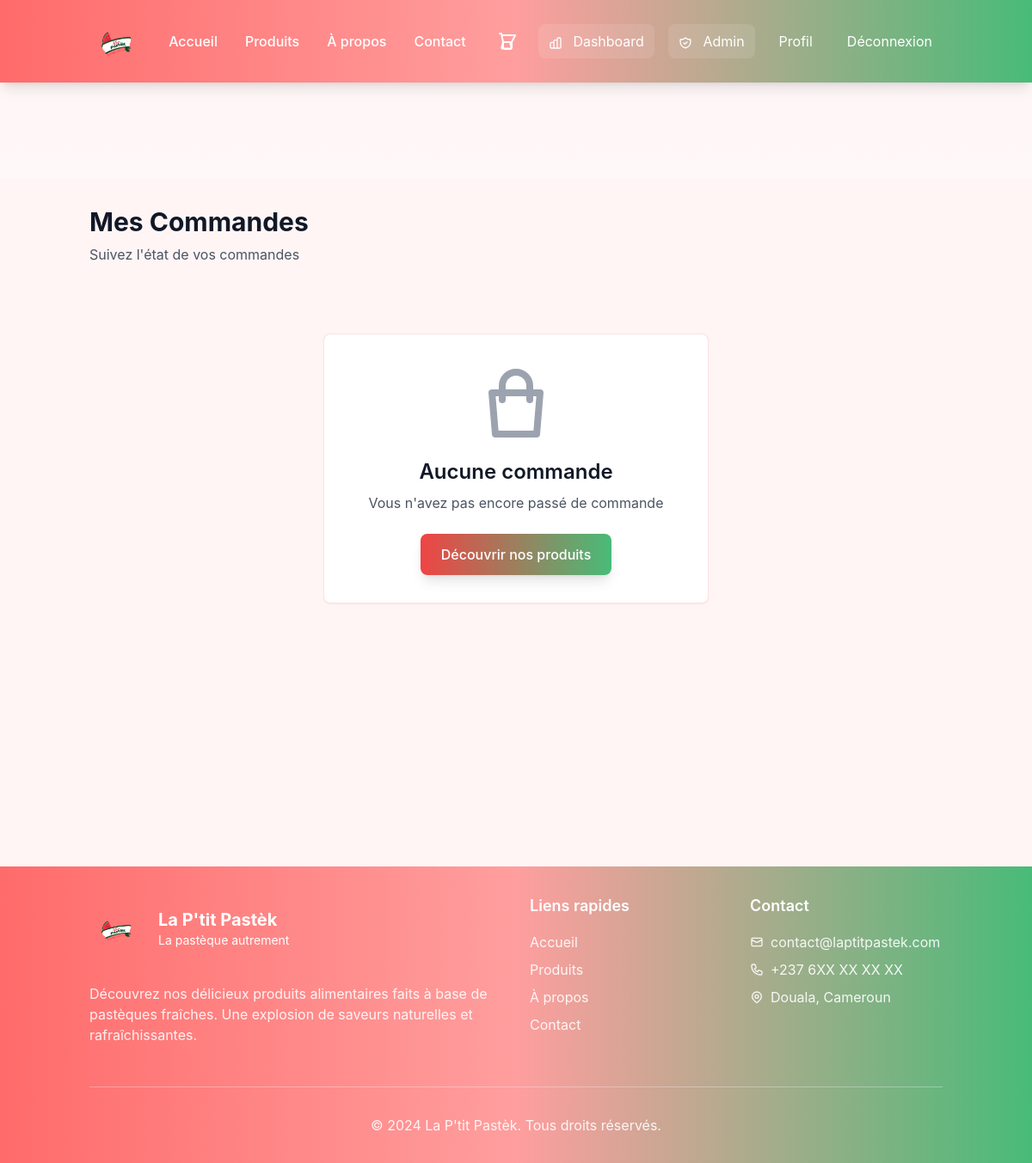
The page /orders/ (signed in) on the database as committed earlier.
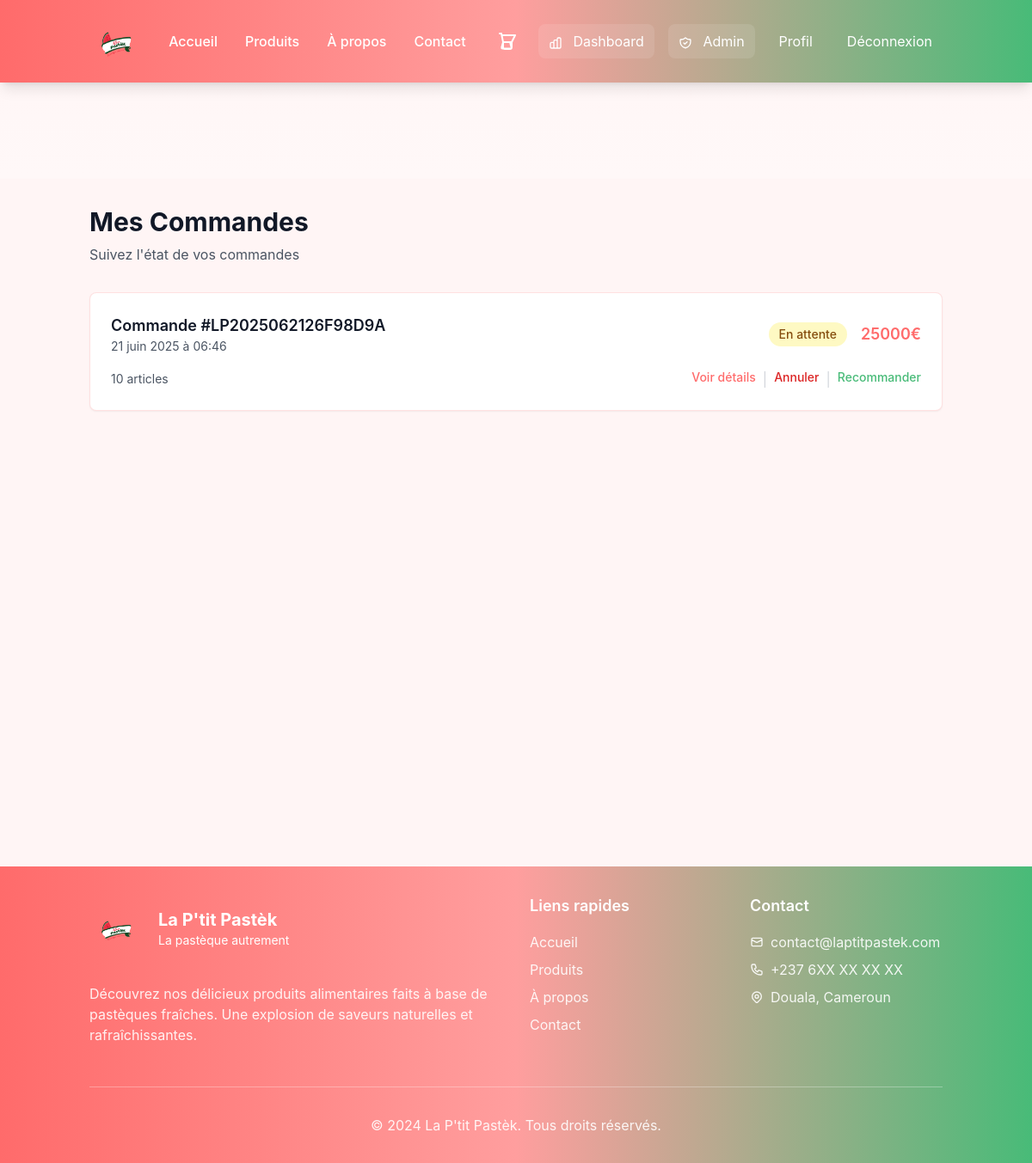
The same page on the database as committed later.
### orders/models.py (models this page shows, shortened)
class Order(models.Model):
    STATUS_CHOICES = [
        ('pending', 'En attente'),
        ('confirmed', 'Confirmée'),
        ('processing', 'En préparation'),
        ('shipped', 'Expédiée'),
        ('delivered', 'Livrée'),
        ('cancelled', 'Annulée'),
        ('refunded', 'Remboursée'),
    ]
    PAYMENT_STATUS_CHOICES = [
        ('pending', 'En attente'),
        ('paid', 'Payée'),
        ('failed', 'Échouée'),
        ('refunded', 'Remboursée'),
    ]
    PAYMENT_METHOD_CHOICES = [
        ('cash_on_delivery', 'Paiement à la livraison'),
        ('mobile_money', 'Mobile Money'),
        ('bank_transfer', 'Virement bancaire'),
    ]
    order_number = models.CharField(max_length=20, unique=True, editable=False)
    user = models.ForeignKey(settings.AUTH_USER_MODEL, on_delete=models.CASCADE, related_name='orders')
    status = models.CharField(max_length=20, choices=STATUS_CHOICES, default='pending')
    payment_status = models.CharField(max_length=20, choices=PAYMENT_STATUS_CHOICES, default='pending')
    payment_method = models.CharField(max_length=20, choices=PAYMENT_METHOD_CHOICES, default='cash_on_delivery')
    subtotal = models.DecimalField(max_digits=10, decimal_places=0, default=0)  # FCFA sans décimales
    shipping_cost = models.DecimalField(max_digits=10, decimal_places=0, default=0)
    tax_amount = models.DecimalField(max_digits=10, decimal_places=0, default=0)
    total_amount = models.DecimalField(max_digits=10, decimal_places=0, default=0)
    shipping_address = models.ForeignKey(Address, on_delete=models.SET_NULL, null=True, blank=True)
    shipping_name = models.CharField(max_length=255)
    shipping_phone = models.CharField(max_length=20, blank=True)
    shipping_address_line1 = models.CharField(max_length=255)
    shipping_address_line2 = models.CharField(max_length=255, blank=True)
    shipping_city = models.CharField(max_length=100)
    billing_name = models.CharField(max_length=255, blank=True)
    billing_address_line1 = models.CharField(max_length=255, blank=True)
    billing_address_line2 = models.CharField(max_length=255, blank=True)
    billing_city = models.CharField(max_length=100, blank=True)
    notes = models.TextField(blank=True)
    tracking_number = models.CharField(max_length=100, blank=True)
    created_at = models.DateTimeField(auto_now_add=True)
    updated_at = models.DateTimeField(auto_now=True)
    shipped_at = models.DateTimeField(null=True, blank=True)
    delivered_at = models.DateTimeField(null=True, blank=True)
    class Meta:
        verbose_name = "Commande"
        verbose_name_plural = "Commandes"
        ordering = ['-created_at']
    @property
    def can_be_cancelled(self):
        return self.status in ['pending', 'confirmed']
    def get_total_items(self):
        return sum(item.quantity for item in self.items.all())

class OrderItem(models.Model):
    order = models.ForeignKey(Order, on_delete=models.CASCADE, related_name='items')
    product = models.ForeignKey(Product, on_delete=models.CASCADE)
    product_name = models.CharField(max_length=255)  # Store product name at time of order
    product_price = models.DecimalField(max_digits=10, decimal_places=0, default=0)  # Store price at time of order
    quantity = models.PositiveIntegerField()
    total_price = models.DecimalField(max_digits=10, decimal_places=0, default=0)
    class Meta:
        verbose_name = "Article de commande"
        verbose_name_plural = "Articles de commande"

### orders/views.py (the view)
# urls.py: path('', views.OrderListView.as_view(), name='list'),
class OrderListView(LoginRequiredMixin, ListView):
    model = Order
    template_name = 'orders/list.html'
    context_object_name = 'orders'
    paginate_by = 10
    def get_queryset(self):
        return Order.objects.filter(user=self.request.user).prefetch_related('items')

### cart/context_processors.py (called while the page is built)
def cart(request):
    cart = get_or_create_cart(request)
    return {
        'cart': cart,
        'cart_items_count': cart.total_items if cart else 0,
        'cart_total': cart.total_price if cart else 0,
    }

### cart/models.py (called while the page is built)
    @property
    def total_items(self):
        return sum(item.quantity for item in self.items.all())

    @property
    def total_price(self):
        return sum(item.get_total_price() for item in self.items.all())

### cart/utils.py (called while the page is built, shortened)
def get_or_create_cart(request):
    cart = None
    if request.user.is_authenticated:
        cart, created = Cart.objects.get_or_create(user=request.user)
        if not created and request.session.session_key:
            session_cart = Cart.objects.filter(session_key=request.session.session_key).first()
    else:
        if not request.session.session_key:
            request.session.create()
        cart, created = Cart.objects.get_or_create(session_key=request.session.session_key)
    return cart

### templates/orders/list.html (shortened to what the changed rows need)
{% extends 'base.html' %}
{% block content %}
<div class="min-h-screen bg-watermelon-cream dark:bg-gray-900 py-6 sm:py-8">
    <div class="container mx-auto px-4">
        <div class="mb-8">
            <h1 class="text-2xl sm:text-3xl font-bold text-gray-900 dark:text-white mb-2">
                Mes Commandes
            </h1>
        </div>
        {% if orders %}
            <div class="space-y-6">
                {% for order in orders %}
                    <div class="bg-white dark:bg-gray-800 border border-watermelon-red/20 dark:border-gray-700 rounded-lg shadow-sm hover:shadow-md transition-shadow duration-300">
                        <div class="p-6">
                            <div class="flex flex-col sm:flex-row sm:items-center sm:justify-between mb-4">
                                <div>
                                    <h3 class="text-lg font-semibold text-gray-900 dark:text-white">
                                        Commande #{{ order.order_number }}
                                    </h3>
                                    <p class="text-sm text-gray-600 dark:text-gray-300">
                                        {{ order.created_at|date:"d F Y à H:i" }}
                                    </p>
                                </div>
                                <div class="flex items-center space-x-4 mt-2 sm:mt-0">
                                    <span class="px-3 py-1 rounded-full text-sm font-medium
                                        {% if order.status == 'pending' %}bg-yellow-100 text-yellow-800 dark:bg-yellow-900/20 dark:text-yellow-400{% endif %}
                                    ">
                                        {{ order.get_status_display }}
                                    </span>
                                    <span class="text-lg font-semibold text-watermelon-red dark:text-watermelon-pink">
                                        {{ order.total_amount }}€
                                    </span>
                                </div>
                            </div>
                            <div class="flex items-center justify-between">
                                <div class="text-sm text-gray-600 dark:text-gray-300">
                                    {{ order.get_total_items }} article{{ order.get_total_items|pluralize }}
                                </div>
                                <div class="flex space-x-2">
                                    <a href="{% url 'orders:detail' order.id %}" class="text-watermelon-red hover:text-watermelon-red-dark text-sm font-medium">
                                        Voir détails
                                    </a>
                                    {% if order.can_be_cancelled %}
                                        <span class="text-gray-300 dark:text-gray-600">|</span>
                                        <a href="{% url 'orders:cancel' order.id %}" class="text-red-600 hover:text-red-800 text-sm font-medium" onclick="return confirm('Êtes-vous sûr de vouloir annuler cette commande ?')">
                                            Annuler
                                        </a>
                                    {% endif %}
                                    <span class="text-gray-300 dark:text-gray-600">|</span>
                                    <a href="{% url 'orders:reorder' order.id %}" class="text-watermelon-green hover:text-watermelon-green-dark text-sm font-medium">
                                        Recommander
                                    </a>
                                </div>
                            </div>
                        </div>
                    </div>
                {% endfor %}
            </div>
        {% else %}
            <div class="text-center py-12">
                <div class="max-w-md mx-auto">
                    <div class="bg-white dark:bg-gray-800 border border-watermelon-red/20 dark:border-gray-700 rounded-lg p-8 shadow-sm">
                        <svg class="w-24 h-24 text-gray-400 dark:text-gray-600 mx-auto mb-4" fill="none" stroke="currentColor" viewBox="0 0 24 24">
                            <path stroke-linecap="round" stroke-linejoin="round" stroke-width="2" d="M16 11V7a4 4 0 00-8 0v4M5 9h14l-1 12H6L5 9z"></path>
                        </svg>
                        <h2 class="text-2xl font-semibold text-gray-900 dark:text-white mb-2">
                            Aucune commande
                        </h2>
                        <p class="text-gray-600 dark:text-gray-300 mb-6">
                            Vous n'avez pas encore passé de commande
                        </p>
                        <a href="{% url 'products:list' %}" class="inline-flex items-center bg-gradient-to-r from-brand-primary to-watermelon-green hover:from-watermelon-red-dark hover:to-watermelon-green-dark text-white py-3 px-6 rounded-lg font-medium transition-all duration-300 transform hover:scale-105 shadow-lg hover:shadow-xl">
                            Découvrir nos produits
                        </a>
                    </div>
                </div>
            </div>
        {% endif %}
    </div>
</div>
{% endblock %}

Rows that differ between the two databases and show on the page:
added Order: order_number "LP2025062126F98D9A", created_at "21 juin 2025 à 06:46", status "En attente", total_amount "25000", get_total_items "10", shows "Annuler"
Other text that changed with them:
text no longer shown: "Aucune commande Vous n'avez pas encore passé de commande Découvrir nos produits"
